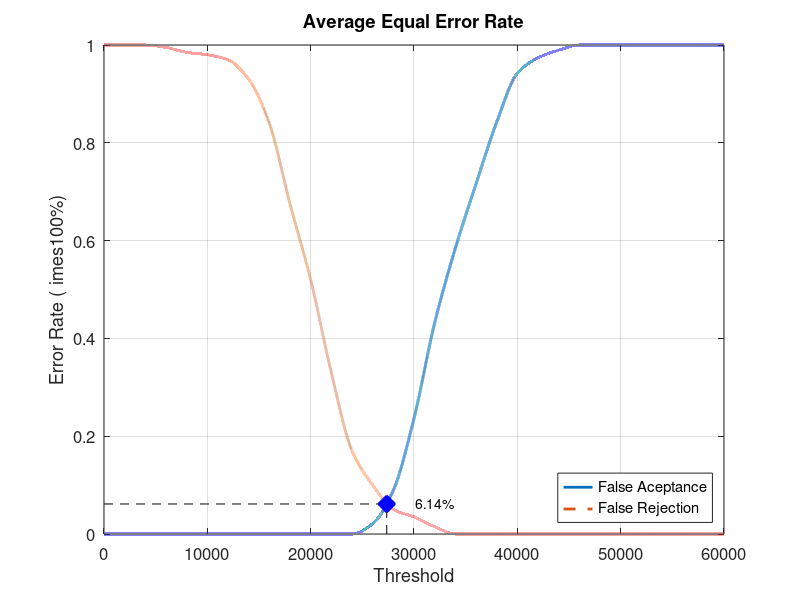
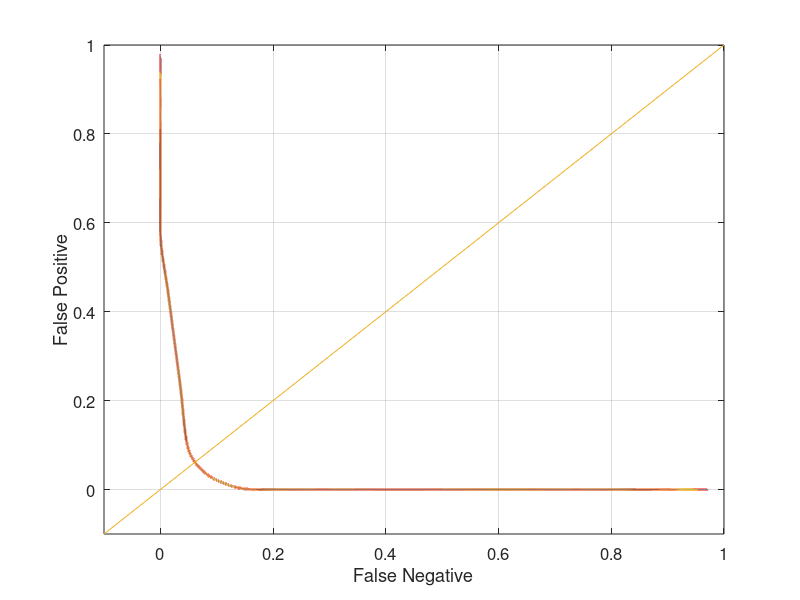

MATLAB code for these plots, in order:
close all;
clear;
clc;
x = 0:2000:60000;
xq = 0:0.5:60000;

y0 = [0 0 0 0 0 0 0 0 0 0 0 0 0 0.0210526 0.0894737 0.236842 0.431579 0.584211 0.715789 0.842105 0.942105 0.973684 0.989474 1 1 1 1 1 1 1 1]
yy0 = interp1(x, y0, xq, 'pchip');
y1 = [1 1 1 0.995 0.985 0.98 0.97 0.93 0.84 0.675 0.52 0.33 0.17 0.1 0.05 0.035 0.015 0 0 0 0 0 0 0 0 0 0 0 0 0 0]
yy1 = interp1(x, y1, xq, 'pchip');

% Calculating EER: 
y2 = abs(y0 - y1);
find(y2 == min(y2))
yy2 = abs(yy0 - yy1);
xEER = find(yy2 == min(yy2));
xEERIndex = xq(xEER) % X-axis EER
yEER = yy0(xEER) % Y-axis EER

main = figure
plot(xq, yy0,'-','LineWidth', 2);	hold on
plot(xq, yy1,'--','LineWidth', 2);	hold on
plot([xEERIndex xEERIndex], [0 yEER], 'k--');	hold on
plot([0 xEERIndex], [yEER yEER], 'k--');	hold on
plot(xEERIndex, yEER, 'bx', 'LineWidth', 10);	hold on
text(xEERIndex + 10 * xEERIndex / 100, yEER, [num2str(round((10000 * yEER)) / 100) '%'])
legend('False Aceptance', 'False Rejection', 'Location', 'SouthEast')
xlabel('Threshold')
ylabel('Error Rate (	imes100%)')
title('Average Equal Error Rate')
set(gca, 'FontSize', 12)
axis([0 60000 0 1])
grid on

print(main, 'Database2_4Main', '-dpng');
FNRxFPR = figure('Color', [1 1 1]);
plot(yy1, yy0, '-', yy1, yy0, 'LineWidth', 2);
hold on
y = -0.1:0.1:1
plot(y, y); 
set(gca, 'FontSize', 12)
xlabel('False Negative')
ylabel('False Positive')
axis([-0.1 1 -0.1 1])
set(gca, 'FontSize', 12)
grid on

print(FNRxFPR, 'Database2_4FNRxFPR','-dpng');
